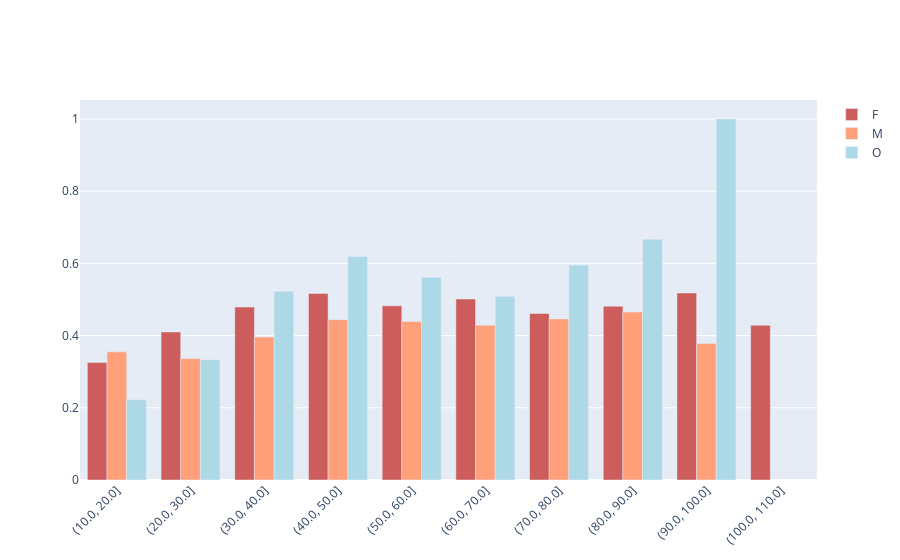

Here is the notebook cell this chart was saved with:
### Code cell
plot_binned_offer_type(dataset, 'discount')

### Figure 1 — Plotly figure (JSON) as saved in the notebook; plotly's stock layout.template omitted (floating-point values rounded to 4 significant figures)
{"data": [{"marker": {"color": "indianred"}, "name": "F", "type": "bar", "x": ["(10.0, 20.0]", "(20.0, 30.0]", "(30.0, 40.0]", "(40.0, 50.0]", "(50.0, 60.0]", "(60.0, 70.0]", "(70.0, 80.0]", "(80.0, 90.0]", "(90.0, 100.0]", "(100.0, 110.0]"], "y": [0.3252, 0.4101, 0.4791, 0.5167, 0.4825, 0.5013, 0.4613, 0.4814, 0.5179, 0.4286]}, {"marker": {"color": "lightsalmon"}, "name": "M", "type": "bar", "x": ["(10.0, 20.0]", "(20.0, 30.0]", "(30.0, 40.0]", "(40.0, 50.0]", "(50.0, 60.0]", "(60.0, 70.0]", "(70.0, 80.0]", "(80.0, 90.0]", "(90.0, 100.0]"], "y": [0.355, 0.3363, 0.3961, 0.4442, 0.4392, 0.4289, 0.4462, 0.4655, 0.3784]}, {"marker": {"color": "lightblue"}, "name": "O", "type": "bar", "x": ["(10.0, 20.0]", "(20.0, 30.0]", "(30.0, 40.0]", "(40.0, 50.0]", "(50.0, 60.0]", "(60.0, 70.0]", "(70.0, 80.0]", "(80.0, 90.0]", "(90.0, 100.0]"], "y": [0.2222, 0.3333, 0.5227, 0.619, 0.5614, 0.5091, 0.5952, 0.6667, 1]}], "layout": {"barmode": "group", "xaxis": {"tickangle": -45}}}
